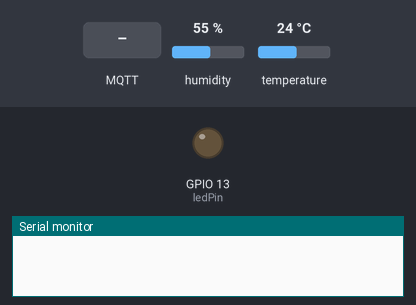
A sketch run on a simulated ESP32. On the bench: output pins drawn as LEDs (lit = HIGH), the last lines printed to the serial monitor. The test bench sets the inputs (shaded band); at power-on: humidity 55 %, temperature 24 °C. WiFi joins after 1.5 s; servers stay silent unless stated; no MQTT or app messages arrive unless stated.

Above: at 0.1 s.
At 2.7 s:
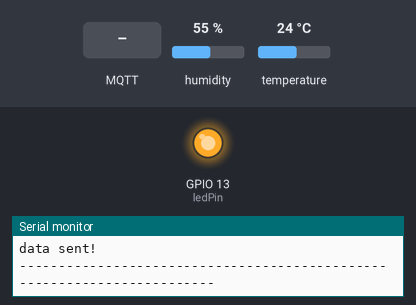
2.8 s: humidity set to 22 %
6.1 s: MQTT message "5" arrives on the first subscribed topic
8.1 s: MQTT message "5" arrives on the second subscribed topic
10.2 s: MQTT message "5" arrives on the third subscribed topic
Timing chart, 0 to 13.2 s (numbered marks = the images above; inputs shaded):
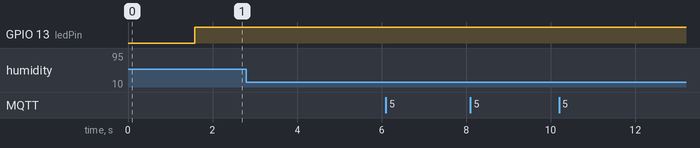

The sketch:

esp32_weather_station.ino
```cpp
// Import required libraries
#include "WiFi.h" // Enables the ESP32 to connect to the local network (via WiFi)
#include "PubSubClient.h" // Connect and publish to the MQTT broker
#include <Adafruit_Sensor.h>
#include <ArduinoJson.h>
#include <DHT.h>


int SAMPLE_FREQ = 1000;     // Sample Frequency

#define DHTPIN 27     // Digital pin connected to the DHT sensor
#define DHTTYPE    DHT22     // DHT 22 (AM2302)

int ledPin = 13;

//#######################################################################################
//#######################################################################################
//#######################################################################################

DHT dht(DHTPIN, DHTTYPE);

//#####################################################################

// network credentials

const char* ssid = "Redmi";
const char* password = "Nicola123";

// MQTT
const char* mqttServer = "192.168.180.248";

const int mqttPort = 1883;
const char* mqttUser = "nico";
const char* mqttPassword = "psw";
const char* clientID = "BolognaSensor"; // MQTT client

float MIN_TEMP = 25.0;
float MAX_TEMP = 35.0;
float MIN_HUM = 40.0;
float MAX_HUM = 60.0;

String ID = clientID;
String gps_coord = "44.500, 11.344";

const char* maxtemp_topic = "BolognaSensor/max_temp";
const char* mintemp_topic = "BolognaSensor/min_temp";
const char* maxhum_topic = "BolognaSensor/max_hum";
const char* minhum_topic = "BolognaSensor/min_hum";
const char* freq_topic = "BolognaSensor/freq";
const char* check_topic = "BolognaSensor/check";
const char* feedback_topic = "BolognaSensor/feedback";


//#####################################################################

// Initialise the WiFi and MQTT Client objects
WiFiClient wifiClient;
// 1883 is the listener port for the Broker
//PubSubClient client(mqtt_server, 1883, wifiClient);
PubSubClient client(wifiClient);

//#####################################################################

void callback(char* topic, byte* payload, unsigned int length) {
  long startTime = millis();
  Serial.println("############## SONO DENTRO ##############");
  char buff[length];
  int i;
  for (i = 0; i < length; i++)
  {
    buff[i] = payload[i];
  }
  buff[i] = '\0';
  const char *p_payload = buff;


  if ( String(topic) == check_topic ) {
    Serial.print("#######IF ESTERNO#######");

    StaticJsonDocument<256> doc2;
    doc2["maxtemp"] = MAX_TEMP;
    doc2["mintemp"] = MIN_TEMP;
    doc2["maxhum"] = MAX_HUM;
    doc2["minhum"] = MIN_HUM;
    doc2["freq"] = SAMPLE_FREQ;

    char out[128];
    int b = serializeJson(doc2, out);
    Serial.print("changes bytes = ");
    Serial.println(b, DEC);

    if (client.publish(feedback_topic, out)) {
      Serial.println("feedback sent!");
    }
  }


  if ( String(topic) == mintemp_topic ) {
    float got_float = atof(p_payload);
    MIN_TEMP = got_float;
    Serial.print("MIN_TEMP changed: ");
    Serial.println(MIN_TEMP);
  }

  if ( String(topic) == maxtemp_topic ) {
    float got_float = atof(p_payload);
    MAX_TEMP = got_float;
    Serial.print("MAX_TEMP changed: ");
    Serial.println(MAX_TEMP);
  }

  if ( String(topic) == minhum_topic ) {
    float got_float = atof(p_payload);
    MIN_HUM = got_float;
    Serial.print("MIN_HUM changed: ");
    Serial.println(MIN_HUM);
  }

  if ( String(topic) == maxhum_topic ) {
    float got_float = atof(p_payload);
    MAX_HUM = got_float;
    Serial.print("MAX_HUM changed: ");
    Serial.println(MAX_HUM);
  }

  if ( String(topic) == freq_topic ) {
    int got_int = atoi(p_payload);
    SAMPLE_FREQ = got_int;
    Serial.print("SAMPLE_FREQ changed: ");
    Serial.println(SAMPLE_FREQ);
  }

  long deltaTime = millis() - startTime;
  Serial.println("TEMPO DI RICEVIMENTO: ");
  Serial.println(deltaTime);
}

// Custom function to connect to the MQTT broker via WiFi
void connect_MQTT() {
  WiFi.begin(ssid, password);

  while (WiFi.status() != WL_CONNECTED) {
    delay(500);
    Serial.println("Connecting to WiFi..");
  }
  Serial.println("Connected to the WiFi network");

  client.setServer(mqttServer, mqttPort);
  client.setCallback(callback);

  while (!client.connected()) {
    Serial.println("Connecting to MQTT...");

    if (client.connect("ESP32Client", mqttUser, mqttPassword )) {

      Serial.println("connected");

    } else {

      Serial.print("failed with state ");
      Serial.print(client.state());
      delay(2000);

    }
  }

  client.subscribe(mintemp_topic);
  client.subscribe(maxtemp_topic);
  client.subscribe(minhum_topic);
  client.subscribe(maxhum_topic);
  client.subscribe(freq_topic);
  client.subscribe(check_topic);
}

//#####################################################################

// Create AsyncWebServer object on port 80

float readDHTTemperature() {
  // Sensor readings may also be up to 2 seconds 'old' (its a very slow sensor)
  // Read temperature as Celsius (the default)
  float t = dht.readTemperature();
  if (isnan(t)) {
    Serial.println("Failed to read from DHT sensor!");
    return 0.0;
  }
  else {
    //Serial.println(t);
    return t;
  }
}

float readDHTHumidity() {
  // Sensor readings may also be up to 2 seconds 'old' (its a very slow sensor)
  float h = dht.readHumidity();
  if (isnan(h)) {
    Serial.println("Failed to read from DHT sensor!");
    return 0.0;
  }
  else {
    return h;
  }
}

//#######################################################################################


void setup() {

  pinMode(ledPin, OUTPUT);

  // Serial port for debugging purposes
  Serial.begin(115200);

  dht.begin();

  connect_MQTT();
}

void loop() {

  if (WiFi.status() != WL_CONNECTED) {
    connect_MQTT();
  }

  client.loop();  //listener for the callback

  float t = readDHTTemperature();
  float h = readDHTHumidity();
  long strength = WiFi.RSSI();

  Serial.println("----");
  Serial.println("Temperature: " + String(t));
  Serial.println("Humidity: " + String(h));
  Serial.println("Strength signal: " + String(strength));
  Serial.println("----");

  Serial.print("MIN_TEMP ATTUALE: ");
  Serial.println(MIN_TEMP);
  Serial.print("MAX_TEMP ATTUALE: ");
  Serial.println(MAX_TEMP);
  Serial.print("MIN_HUM ATTUALE: ");
  Serial.println(MIN_HUM);
  Serial.print("MAX_HUM ATTUALE: ");
  Serial.println(MAX_HUM);
  Serial.print("SAMPLE_FREQ ATTUALE: ");
  Serial.println(SAMPLE_FREQ);

  if ( t < MIN_TEMP || t > MAX_TEMP || h < MIN_HUM || h > MAX_HUM ) {
    if ( t < MIN_TEMP || t > MAX_TEMP) {
      digitalWrite(ledPin, HIGH);
      Serial.println("----EXCEPTION MAX/MIN TEMPERATURE----");
    }
    if ( h < MIN_HUM || h > MAX_HUM ) {
      digitalWrite(ledPin, HIGH);
      Serial.println("----EXCEPTION MAX/MIN HUMIDITY----");
    }
  } else {
    digitalWrite(ledPin, LOW);
    Serial.println("---- NO EXCEPTION MAX/MIN----");
  }

  // MQTT can only transmit strings
  String hs = "Hum: " + String((float)h) + " % ";
  String ts = "Temp: " + String((float)t) + " C ";

  StaticJsonDocument<256> doc;
  doc["gps"] = gps_coord;
  doc["id"] = ID;
  doc["strength"] = strength;
  doc["temperature"] = t;
  doc["humidity"] = h;

  char out[128];
  int b = serializeJson(doc, out);
  Serial.print("bytes = ");
  Serial.println(b, DEC);

  if (client.publish("quanto", out)) {
    Serial.println("data sent!");
  }

  // client.disconnect();  // disconnect from the MQTT broker

  Serial.println("------------------------------------------------------------------------");
  delay(SAMPLE_FREQ);
}
```
